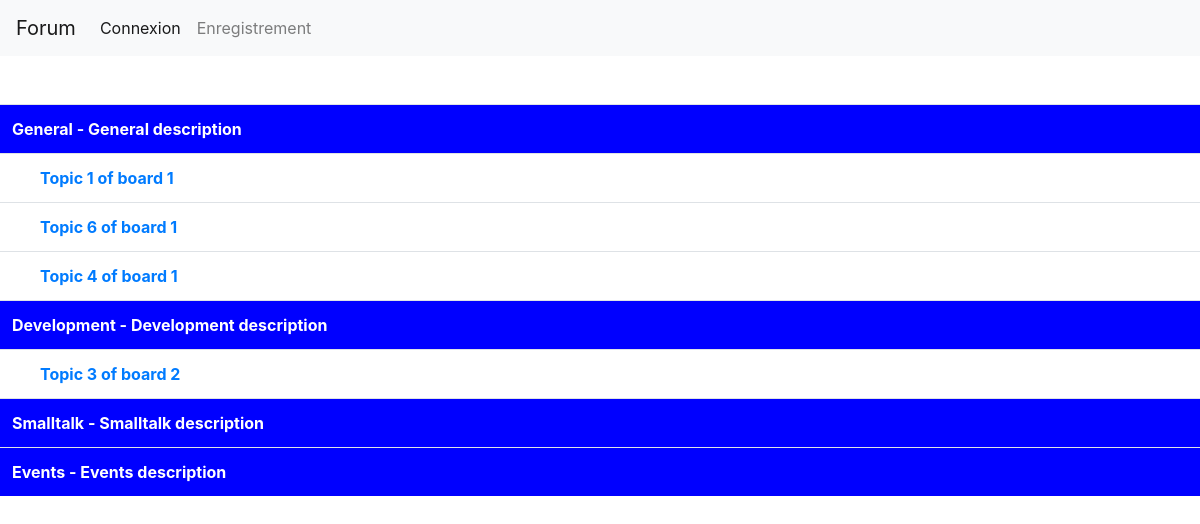
The page / on the database its author committed.
### tables this page shows
CREATE TABLE `boards` (
  `id_board` int(11) NOT NULL,
  `name` varchar(255) NOT NULL,
  `description` varchar(255) NOT NULL
);

CREATE TABLE `messages` (
  `id_message` int(11) NOT NULL,
  `content` text NOT NULL,
  `id_user` int(11) DEFAULT NULL,
  `creation_date` datetime NOT NULL,
  `edition_date` datetime DEFAULT NULL,
  `id_topic` int(11) NOT NULL
);

CREATE TABLE `topics` (
  `id_topic` int(11) NOT NULL,
  `title` varchar(255) NOT NULL,
  `creation_date` datetime DEFAULT NULL,
  `id_user` int(11) DEFAULT NULL,
  `id_board` int(11) NOT NULL
);

### index.php (the view, shortened to what this page needs)
<?php
$db = openDb();
$req = $db->prepare('SELECT * FROM boards');
$req->execute(array());
$boards = $req->fetchAll();
include('_header.php');
include('_nav.php');
?>
<table class="table">
    <tbody>
        <?php
        foreach($boards as $board) {
            echo '
                <tr class="board">
                    <th scope="row">
                        <a href="board.php?idBoard='.$board["id_board"].'&boardName= '.$board["name"].'">
                            '.$board["name"].  ' - ' .$board["description"].'
                        </a>
                    </th>
                </tr>
            ';
            $queryTopics =
                'SELECT *
                FROM topics t
                 LEFT JOIN messages m
                 ON m.id_topic = t.id_topic
                -- RIGHT JOIN messages m
                -- ON t.id = m.id_topic
                WHERE id_board = :idBoard
                ORDER BY m.creation_date DESC
                LIMIT 3
                ';
            $reqTopics = $db->prepare($queryTopics);
            $reqTopics->execute(array(
                'idBoard'=> $board["id_board"]
            ));
            $topics = $reqTopics->fetchAll();
            foreach($topics as $topic) {
                echo'
                    <tr class="topic">
                        <th scope="row">
                            <a href="topic.php?idTopic='.$topic["id_topic"].'">
                                '.$topic["title"].'
                            </a>
                        </th>
                    </tr>
                ';
            }
        }
        ?>
    </tbody>
</table>
<?php
include('_footer.php');
?>

### css/style.css (style rules this page uses)
.board { background-color: blue; color: white; }
.board a { color: white; }
.topic th { padding-left: 40px; }

### rows shown on the page
boards: name "General", description "General description"
messages: id_topic.title "Topic 1 of board 1"
messages: id_topic.title "Topic 6 of board 1"
messages: id_topic.title "Topic 4 of board 1"
boards: name "Development", description "Development description"
messages: id_topic.title "Topic 3 of board 2"
boards: name "Smalltalk", description "Smalltalk description"
boards: name "Events", description "Events description"
